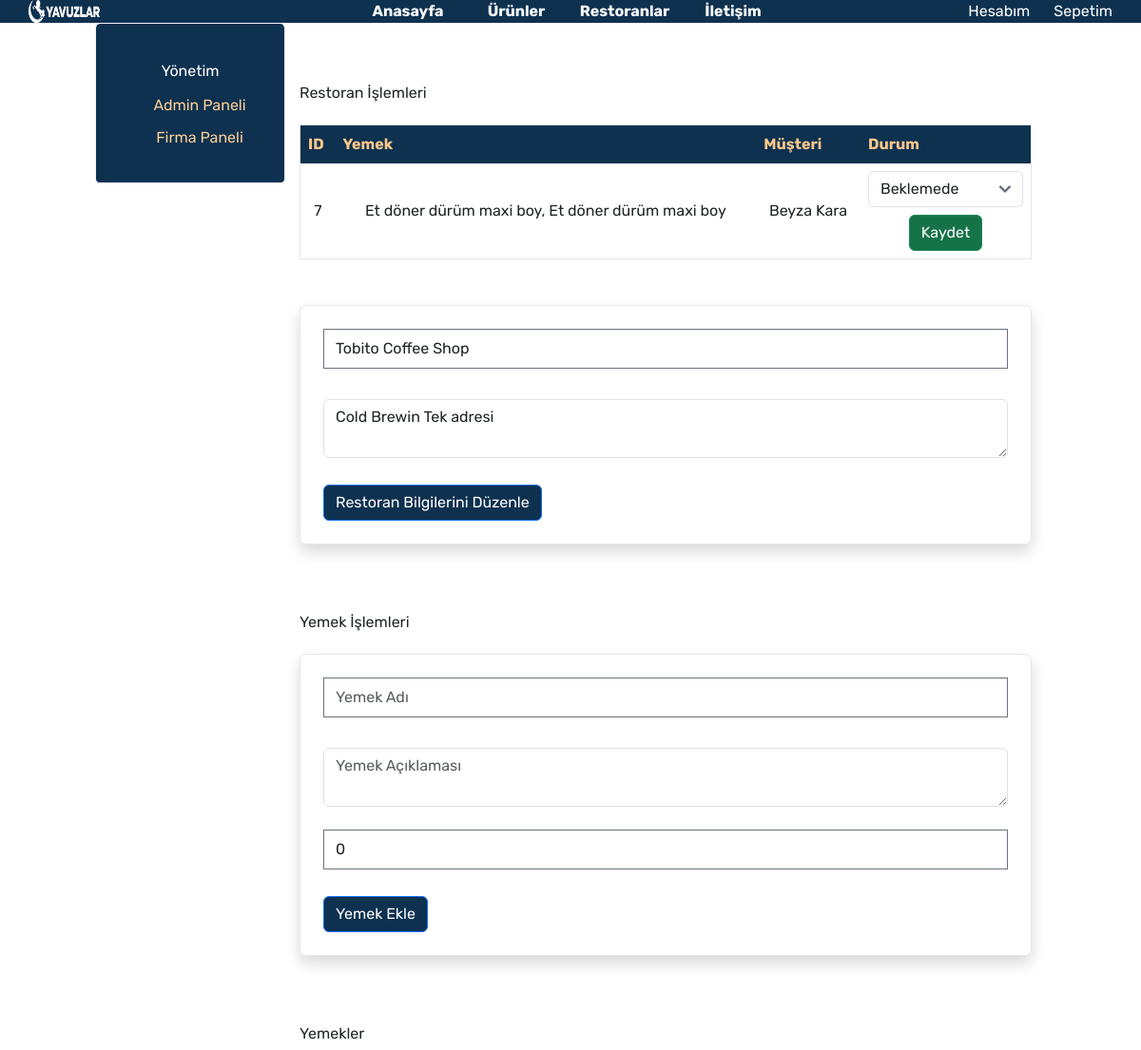
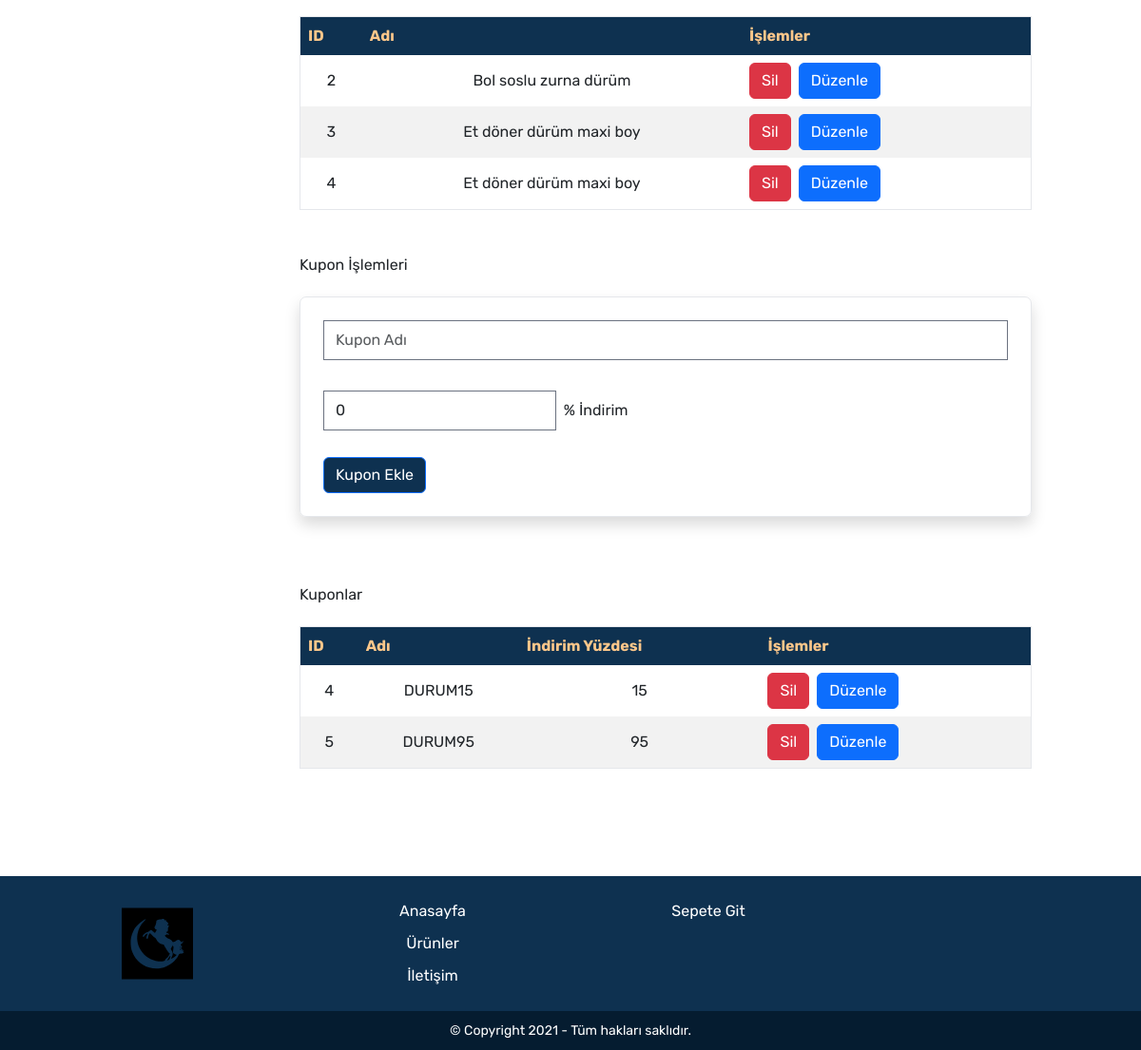
Screenshot of /restoran_paneli.php?edit_restaurant=0 (signed in) with the database file from the repository (2 pictures, top to bottom).
### tables this page shows
CREATE TABLE `order` (
  `id` int(11) NOT NULL,
  `user_id` int(11) NOT NULL,
  `order_status` varchar(1000) NOT NULL,
  `total_price` varchar(1000) NOT NULL,
  `created_at` varchar(1000) NOT NULL DEFAULT current_timestamp()
);

CREATE TABLE `users` (
  `id` int(11) NOT NULL,
  `company_id` int(11) DEFAULT NULL,
  `role` int(5) NOT NULL,
  `name` varchar(110) NOT NULL,
  `surname` varchar(110) NOT NULL,
  `username` varchar(110) NOT NULL,
  `password` varchar(110) NOT NULL,
  `balance` varchar(5000) NOT NULL DEFAULT '',
  `created_at` varchar(255) NOT NULL DEFAULT current_timestamp(),
  `deleted_at` varchar(255) NOT NULL
);

CREATE TABLE `restaurants` (
  `id` int(11) NOT NULL,
  `company_id` int(11) NOT NULL,
  `name` varchar(1000) NOT NULL,
  `description` varchar(1000) NOT NULL,
  `image_path` varchar(1000) NOT NULL,
  `created_at` varchar(1000) NOT NULL
);

CREATE TABLE `food` (
  `id` int(11) NOT NULL,
  `restaurant_id` int(11) NOT NULL,
  `name` varchar(1000) NOT NULL,
  `description` varchar(1000) NOT NULL,
  `image_path` varchar(1000) NOT NULL,
  `price` varchar(1100) NOT NULL,
  `discount` varchar(1000) NOT NULL,
  `created_at` varchar(1000) NOT NULL DEFAULT current_timestamp(),
  `deleted_at` varchar(1000) NOT NULL
);

CREATE TABLE `cupon` (
  `id` int(11) NOT NULL,
  `restaurant_id` int(11) DEFAULT NULL,
  `name` varchar(1000) NOT NULL,
  `discount` varchar(1000) NOT NULL,
  `created_at` varchar(1000) NOT NULL DEFAULT current_timestamp()
);

### src/sql_scripts.php (called while the page is built, shortened)
<?php
include_once 'connection.php';
function getrestaurantscuponlist($restaurant_id)
{
    $conn = dbConnect();
    $sql = "SELECT * FROM cupon where restaurant_id = $restaurant_id";
    $result = $conn->query($sql);
    return $result;
}
function getfoodlistfromrestaurant($restaurant_id)
{
    $conn = dbConnect();
    $sql = "SELECT * FROM food where restaurant_id = $restaurant_id AND deleted_at != 'deleted' ";
    $result = $conn->query($sql);
    return $result;
}
function getRestaurantOrders($restaurant_id)
{
    $conn = dbConnect();
    $sql = "
        SELECT
            o.id AS order_id,
            GROUP_CONCAT(f.name SEPARATOR ', ') AS ordered_foods,
            u.name AS customer_name,
            u.surname AS customer_surname,
            o.order_status AS order_status
        FROM `order` o
        JOIN order_items oi ON o.id = oi.order_id
        JOIN food f ON oi.food_id = f.id
        JOIN users u ON o.user_id = u.id
        WHERE f.restaurant_id = '$restaurant_id' AND (o.order_status != 'tamamlandi' AND o.order_status != 'iptal_edildi')
        GROUP BY o.id, u.name, u.surname ORDER BY o.id DESC;
    ";
    $stmt = $conn->prepare($sql);
    $stmt->execute();
    $orders = [];
    while ($row = $stmt->fetch(PDO::FETCH_ASSOC)) {
        $orders[] = [
            'order_id' => $row['order_id'],
            'ordered_foods' => $row['ordered_foods'],
            'customer_name' => $row['customer_name'],
            'customer_surname' => $row['customer_surname'],
            'order_status' => $row['order_status']
        ];
    }
    return $orders;
}

### src/connection.php (called while the page is built, shortened)
<?php
function dbConnect() {
    $host = "db";
    $username = "user";
    $password = "user_password";
    $dbname = "restaurant_app";
    try {
        $pdo = new PDO("mysql:host=$host;dbname=$dbname;charset=utf8", $username, $password);
        $pdo->setAttribute(PDO::ATTR_ERRMODE, PDO::ERRMODE_EXCEPTION);
        return $pdo;
    } catch (PDOException $e) {
        die("Bağlantı hatası: " . $e->getMessage());
    }
}
function select($table, $conditions) {
    $pdo = dbConnect();
    $where = [];
    foreach ($conditions as $column => $value) {
        $where[] = "`$column` = ?";
    }
    $whereClause = implode(" AND ", $where);
    $sql = "SELECT * FROM `{$table}` WHERE $whereClause";
    $stmt = $pdo->prepare($sql);
    $stmt->execute(array_values($conditions));
    return $stmt->fetch(PDO::FETCH_ASSOC);
}
?>

### src/restoran_paneli.php (the view, shortened to what this page needs)
<?php
include_once 'sql_scripts.php';
if (isset($_GET['edit_restaurant'])) {
    $restaurant = select('restaurants', ['id' => $_GET['edit_restaurant']]);
    $restaurant_name = $restaurant['name'];
    $description = $restaurant['description'];
}
?>
<!DOCTYPE html>
<html lang="tr">
<head>
    <link rel="stylesheet" href="css/global.css">
    <link rel="stylesheet" href="css/main.css">
    <link href="https://cdn.jsdelivr.net/npm/bootstrap@5.3.3/dist/css/bootstrap.min.css" rel="stylesheet">
    <link href="https://cdn.jsdelivr.net/npm/flowbite@2.5.1/dist/flowbite.min.css" rel="stylesheet" />
</head>
<body>
    <div id="main">
        <?php include 'navbar.php'; ?>
        <div class="container">
            <?php include 'admin_sidebar.php'; ?>
            <div class="content" style="padding: 15px;">
                <br><br>
                <h1>Restoran İşlemleri</h1>
                <br>
                <div class="table-responsive">
                <table id="siparis-table">
    <thead>
        <tr>
            <th>
                <span class="flex items-center">ID</span>
            </th>
            <th>
                <span class="flex items-center">Yemek</span>
            </th>
            <th>
                <span class="flex items-center">Müşteri</span>
            </th>
            <th>
                <span class="flex items-center">Durum</span>
            </th>
        </tr>
    </thead>
    <tbody>
        <?php
        foreach (getRestaurantOrders($_GET['edit_restaurant']) as $row) {
            echo '<tr>';
            echo '<td>' . $row['order_id'] . '</td>';
            echo '<td>' . $row['ordered_foods'] . '</td>';
            echo '<td>' . $row['customer_name'] . ' ' . $row['customer_surname'] . '</td>';
            echo '<td>';
            echo '<form action="islemler.php" method="POST">';
            echo '<select name="order_status" class="form-control">';
            echo '<option value="bekliyor" ' . ($row['order_status'] == 'bekliyor' ? 'selected' : '') . '>Beklemede</option>';
            echo '</select>';
            echo '<button type="submit" name="order_status_update" style="background-color:#157347;" class="btn btn-success mt-2">Kaydet</button>';
            echo '</form>';
            echo '</td>';
            echo '</tr>';
        }
        ?>
    </tbody>
</table>
</div>
                <br><br>
                <div>
    <form action="islemler.php" method="POST">
        <div>
            <div class="card-body o-hidden border-1 shadow mb-4" style="border-radius: 7px;">
                <div class="form-group m-4 mb-2">
                    <input type="text" class="form-control" id="restaurant_name" name="restaurant_name" placeholder="Restoran Adı" value="<?= $restaurant_name ?>">
                </div>
                <br>
                <div class="form-group m-4 mt-0">
                    <textarea class="form-control" id="description" name="description" placeholder="Restoran Açıklaması"><?= $description ?></textarea>
                </div>
                <button class="btn btn-primary m-4 mt-1" style="background-color: #0E3150;" type="submit" name="edit_restaurant">Restoran Bilgilerini Düzenle</button>
            </div>
        </div>
    </form>
</div>
<br><br>
<h1>Yemek İşlemleri</h1>
<br>
<div>
    <form action="islemler.php" method="POST">
        <div>
            <div class="card-body o-hidden border-1 shadow mb-4" style="border-radius: 7px;">
                <div class="form-group m-4 mb-2">
                    <input type="text" class="form-control" id="food_name" name="food_name" placeholder="Yemek Adı">
                </div>
                <br>
                <div class="form-group m-4 mt-0">
                    <textarea class="form-control" id="description" name="description" placeholder="Yemek Açıklaması"></textarea>
                    <br>
                    <input class="form-control" type="tel" name="price" id="price" value="0">
                </div>
                <button class="btn btn-primary m-4 mt-1" style="background-color: #0E3150;" type="submit" name="add_food">Yemek Ekle</button>
            </div>
        </div>
    </form>
</div>
<br><br>
<h1>Yemekler</h1>
<br>
<div class="table-responsive">
    <table id="search-table">
        <thead>
            <tr>
                <th>
                    <span class="flex items-center">ID</span>
                </th>
                <th>
                    <span class="flex items-center">Adı</span>
                </th>
                <th>
                    <span class="flex items-center">İşlemler</span>
                </th>
            </tr>
        </thead>
        <tbody>
            <?php
             foreach (getfoodlistfromrestaurant($_GET['edit_restaurant']) as $row) {
                echo '<tr>';
                echo '<td>' . $row['id'] . '</td>';
                echo '<td>' . $row['name'] . '</td>';
                echo '<td>';
                echo '<div class="d-flex">';
                echo '<a href="islemler.php?delete_food=' . $row['id'] . '" class="btn btn-danger mr-2">Sil</a>';
                echo '<a href="yemek.php?edit_food=' . $row['id'] . '" class="btn btn-primary">Düzenle</a>';
                echo '</div>';
                echo '</td>';
                echo '</tr>';
            }
            ?>
        </tbody>
    </table>
</div>
<br><br>
<h1>Kupon İşlemleri</h1>
<br>
<div>
    <form action="islemler.php" method="POST">
        <div>
            <div class="card-body o-hidden border-1 shadow mb-4" style="border-radius: 7px;">
                <div class="form-group m-4 mb-2">
                    <input type="text" class="form-control" id="cupon_name" name="cupon_name" placeholder="Kupon Adı" value="">
                </div>
                <br>
                <div class="form-group m-4 mt-0">
                    <input type="number" name="discount" id="discount" value="0">&nbsp;&nbsp;% İndirim
                </div>
                <button class="btn btn-primary m-4 mt-1" style="background-color: #0E3150;" type="submit" name="add_cupon">Kupon Ekle</button>
            </div>
        </div>
    </form>
</div>
<br><br>
<h1>Kuponlar</h1>
<br>
<div class="table-responsive">
    <table id="kupon-table">
        <thead>
            <tr>
                <th>
                    <span class="flex items-center">ID</span>
                </th>
                <th>
                    <span class="flex items-center">Adı</span>
                </th>
                <th>
                    <span class="flex items-center">İndirim Yüzdesi</span>
                </th>
                <th>
                    <span class="flex items-center">İşlemler</span>
                </th>
            </tr>
        </thead>
        <tbody>
            <?php
           foreach (getrestaurantscuponlist($_GET['edit_restaurant']) as $row) {
            echo '<tr>';
            echo '<td>' . $row['id'] . '</td>';
            echo '<td>' . $row['name'] . '</td>';
            echo '<td>' . $row['discount'] . '</td>';
            echo '<td>';
            echo '<div class="d-flex">';
            echo '<a href="islemler.php?delete_cupon=' . $row['id'] . '" class="btn btn-danger mr-2">Sil</a>';
            echo '<a href="kupon.php?edit_cupon=' . $row['id'] . '" class="btn btn-primary">Düzenle</a>';
            echo '</div>';
            echo '</td>';
            echo '</tr>';
        }
            ?>
        </tbody>
    </table>
</div>
<br><br>
            </div>
        </div>
        <?php include 'footer.php'; ?>
    </div>
</body>
</html>

### src/css/global.css (style rules this page uses)
* { padding: 0; margin: 0; font-family: 'Rubik', sans-serif; }
a { text-decoration: none; }
#main { min-height: 100vh; display: flex; flex-direction: column; }

### src/css/main.css (style rules this page uses)
.container { display: flex; flex-direction: row; width: 100%; margin: 0 auto 0 auto; }
.container .content { width: 80%; height: fit-content; }

### src/restoran_paneli.php (style rules this page uses)
table { width: 100%; border-collapse: collapse; }
table, th, td { border: 1px solid black; }
th { background-color: #0E3150; color: #FCC78A; padding: 8px; }
td { padding: 8px; text-align: center; }
tr:nth-child(even) { background-color: #f2f2f2; }

### rows the page displays
order: id "7", ordered_foods "Et döner dürüm maxi boy, Et döner dürüm maxi boy", user.name "Beyza", user.surname "Kara"
restaurants: restaurant_name "Tobito Coffee Shop", description "Cold Brewin Tek adresi"
food: id "2", name "Bol soslu zurna dürüm"
food: id "3", name "Et döner dürüm maxi boy"
food: id "4", name "Et döner dürüm maxi boy"
cupon: id "4", name "DURUM15", discount "15"
cupon: id "5", name "DURUM95", discount "95"
